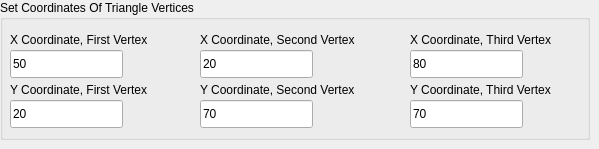
     <widget class="QWidget" name="Triangle_Page">
      <widget class="QGroupBox" name="groupBox_7">
       <property name="geometry">
        <rect>
         <x>0</x>
         <y>0</y>
         <width>590</width>
         <height>140</height>
        </rect>
       </property>
       <property name="title">
        <string>Set Coordinates Of Triangle Vertices</string>
       </property>
       <widget class="QLabel" name="label_16">
        <property name="geometry">
         <rect>
          <x>10</x>
          <y>30</y>
          <width>168</width>
          <height>20</height>
         </rect>
        </property>
        <property name="text">
         <string>X Coordinate, First Vertex</string>
        </property>
       </widget>
       <widget class="QLabel" name="label_17">
        <property name="geometry">
         <rect>
          <x>10</x>
          <y>80</y>
          <width>167</width>
          <height>20</height>
         </rect>
        </property>
        <property name="text">
         <string>Y Coordinate, First Vertex</string>
        </property>
       </widget>
       <widget class="QLabel" name="label_18">
        <property name="geometry">
         <rect>
          <x>200</x>
          <y>30</y>
          <width>188</width>
          <height>20</height>
         </rect>
        </property>
        <property name="text">
         <string>X Coordinate, Second Vertex</string>
        </property>
       </widget>
       <widget class="QLabel" name="label_19">
        <property name="geometry">
         <rect>
          <x>200</x>
          <y>80</y>
          <width>187</width>
          <height>20</height>
         </rect>
        </property>
        <property name="text">
         <string>Y Coordinate, Second Vertex</string>
        </property>
       </widget>
       <widget class="QLabel" name="label_20">
        <property name="geometry">
         <rect>
          <x>410</x>
          <y>30</y>
          <width>173</width>
          <height>20</height>
         </rect>
        </property>
        <property name="text">
         <string>X Coordinate, Third Vertex</string>
        </property>
       </widget>
       <widget class="QLabel" name="label_21">
        <property name="geometry">
         <rect>
          <x>410</x>
          <y>80</y>
          <width>173</width>
          <height>20</height>
         </rect>
        </property>
        <property name="text">
         <string>Y Coordinate, Third Vertex</string>
        </property>
       </widget>
       <widget class="CustomLineEdit" name="lineEdit_11">
        <property name="geometry">
         <rect>
          <x>10</x>
          <y>50</y>
          <width>113</width>
          <height>28</height>
         </rect>
        </property>
        <property name="text">
         <string>50</string>
        </property>
        <property name="placeholderText">
         <string>50</string>
        </property>
       </widget>
       <widget class="CustomLineEdit" name="lineEdit_12">
        <property name="geometry">
         <rect>
          <x>10</x>
          <y>100</y>
          <width>113</width>
          <height>28</height>
         </rect>
        </property>
        <property name="text">
         <string>20</string>
        </property>
        <property name="placeholderText">
         <string>20</string>
        </property>
       </widget>
       <widget class="CustomLineEdit" name="lineEdit_13">
        <property name="geometry">
         <rect>
          <x>200</x>
          <y>50</y>
          <width>113</width>
          <height>28</height>
         </rect>
        </property>
        <property name="text">
         <string>20</string>
        </property>
        <property name="placeholderText">
         <string>20</string>
        </property>
       </widget>
       <widget class="CustomLineEdit" name="lineEdit_14">
        <property name="geometry">
         <rect>
          <x>200</x>
          <y>100</y>
          <width>113</width>
          <height>28</height>
         </rect>
        </property>
        <property name="text">
         <string>70</string>
        </property>
        <property name="placeholderText">
         <string>70</string>
        </property>
       </widget>
       <widget class="CustomLineEdit" name="lineEdit_15">
        <property name="geometry">
         <rect>
          <x>410</x>
          <y>50</y>
          <width>113</width>
          <height>28</height>
         </rect>
        </property>
        <property name="text">
         <string>80</string>
        </property>
        <property name="placeholderText">
         <string>80</string>
        </property>
       </widget>
       <widget class="CustomLineEdit" name="lineEdit_16">
        <property name="geometry">
         <rect>
          <x>410</x>
          <y>100</y>
          <width>113</width>
          <height>28</height>
         </rect>
        </property>
        <property name="text">
         <string>70</string>
        </property>
        <property name="placeholderText">
         <string>70</string>
        </property>
       </widget>
      </widget>
     </widget>
